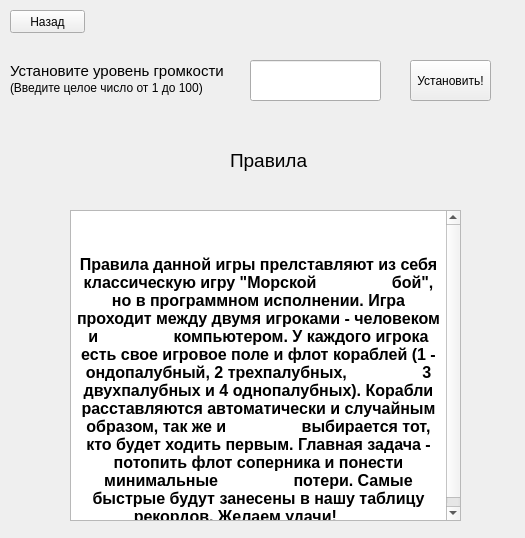
<?xml version="1.0" encoding="UTF-8"?>
<ui version="4.0">
 <class>Form</class>
 <widget class="QWidget" name="Form">
     <property name="geometry">
         <rect>
             <x>0</x>
             <y>0</y>
             <width>525</width>
             <height>538</height>
         </rect>
     </property>
     <property name="sizePolicy">
         <sizepolicy hsizetype="Fixed" vsizetype="Fixed">
             <horstretch>0</horstretch>
             <verstretch>0</verstretch>
         </sizepolicy>
     </property>
     <property name="windowTitle">
         <string>Form</string>
     </property>
     <widget class="QLineEdit" name="volume_edit">
         <property name="geometry">
             <rect>
                 <x>250</x>
                 <y>60</y>
                 <width>131</width>
                 <height>41</height>
             </rect>
         </property>
     </widget>
     <widget class="QPushButton" name="volume_btn">
         <property name="geometry">
             <rect>
                 <x>410</x>
                 <y>60</y>
                 <width>81</width>
                 <height>41</height>
             </rect>
         </property>
         <property name="text">
             <string>Установить!</string>
         </property>
     </widget>
     <widget class="QLabel" name="label">
         <property name="geometry">
             <rect>
                 <x>10</x>
                 <y>50</y>
                 <width>221</width>
                 <height>41</height>
             </rect>
         </property>
         <property name="font">
             <font>
                 <pointsize>11</pointsize>
             </font>
         </property>
         <property name="text">
             <string>Установите уровень громкости</string>
         </property>
     </widget>
     <widget class="QLabel" name="label_2">
         <property name="geometry">
             <rect>
                 <x>10</x>
                 <y>80</y>
                 <width>221</width>
                 <height>16</height>
             </rect>
         </property>
         <property name="text">
             <string>(Введите целое число от 1 до 100)</string>
         </property>
     </widget>
     <widget class="QPushButton" name="exit_btn">
         <property name="geometry">
             <rect>
                 <x>10</x>
                 <y>10</y>
                 <width>75</width>
                 <height>23</height>
             </rect>
         </property>
         <property name="text">
             <string>Назад</string>
         </property>
     </widget>
     <widget class="QLabel" name="label_3">
         <property name="geometry">
             <rect>
                 <x>230</x>
                 <y>140</y>
                 <width>81</width>
                 <height>41</height>
             </rect>
         </property>
         <property name="font">
             <font>
                 <pointsize>14</pointsize>
             </font>
         </property>
         <property name="text">
             <string>Правила</string>
         </property>
     </widget>
     <widget class="QTextBrowser" name="textBrowser">
         <property name="geometry">
             <rect>
                 <x>70</x>
                 <y>210</y>
                 <width>391</width>
                 <height>311</height>
             </rect>
         </property>
         <property name="html">
             <string>&lt;!DOCTYPE HTML PUBLIC &quot;-//W3C//DTD HTML 4.0//EN&quot; &quot;http://www.w3.org/TR/REC-html40/strict.dtd&quot;&gt;
                 &lt;html&gt;&lt;head&gt;&lt;meta name=&quot;qrichtext&quot; content=&quot;1&quot; /&gt;&lt;style type=&quot;text/css&quot;&gt;
                 p, li { white-space: pre-wrap; }
                 &lt;/style&gt;&lt;/head&gt;&lt;body style=&quot; font-family:'MS Shell Dlg 2'; font-size:8.25pt;
                 font-weight:400; font-style:normal;&quot;&gt;
                 &lt;p style=&quot; margin-top:0px; margin-bottom:0px; margin-left:0px; margin-right:0px;
                 -qt-block-indent:0; text-indent:0px;&quot;&gt; &lt;/p&gt;
                 &lt;p align=&quot;center&quot; style=&quot; margin-top:0px; margin-bottom:0px; margin-left:0px;
                 margin-right:0px; -qt-block-indent:0; text-indent:0px;&quot;&gt;&lt;span style=&quot; font-size:12pt;
                 font-weight:600;&quot;&gt;Правила данной игры прелставляют из себя классическую игру &amp;quot;Морской
                 бой&amp;quot;, но в программном исполнении. Игра проходит между двумя игроками - человеком и
                 компьютером. У каждого игрока есть свое игровое поле и флот кораблей (1 - ондопалубный, 2 трехпалубных,
                 3 двухпалубных и 4 однопалубных). Корабли расставляются автоматически и случайным образом, так же и
                 выбирается тот, кто будет ходить первым. Главная задача - потопить флот соперника и понести минимальные
                 потери. Самые быстрые будут занесены в нашу таблицу рекордов. Желаем удачи!&lt;/span&gt; &lt;/p&gt;&lt;/body&gt;&lt;/html&gt;
             </string>
         </property>
     </widget>
 </widget>
 <resources/>
 <connections/>
</ui>
